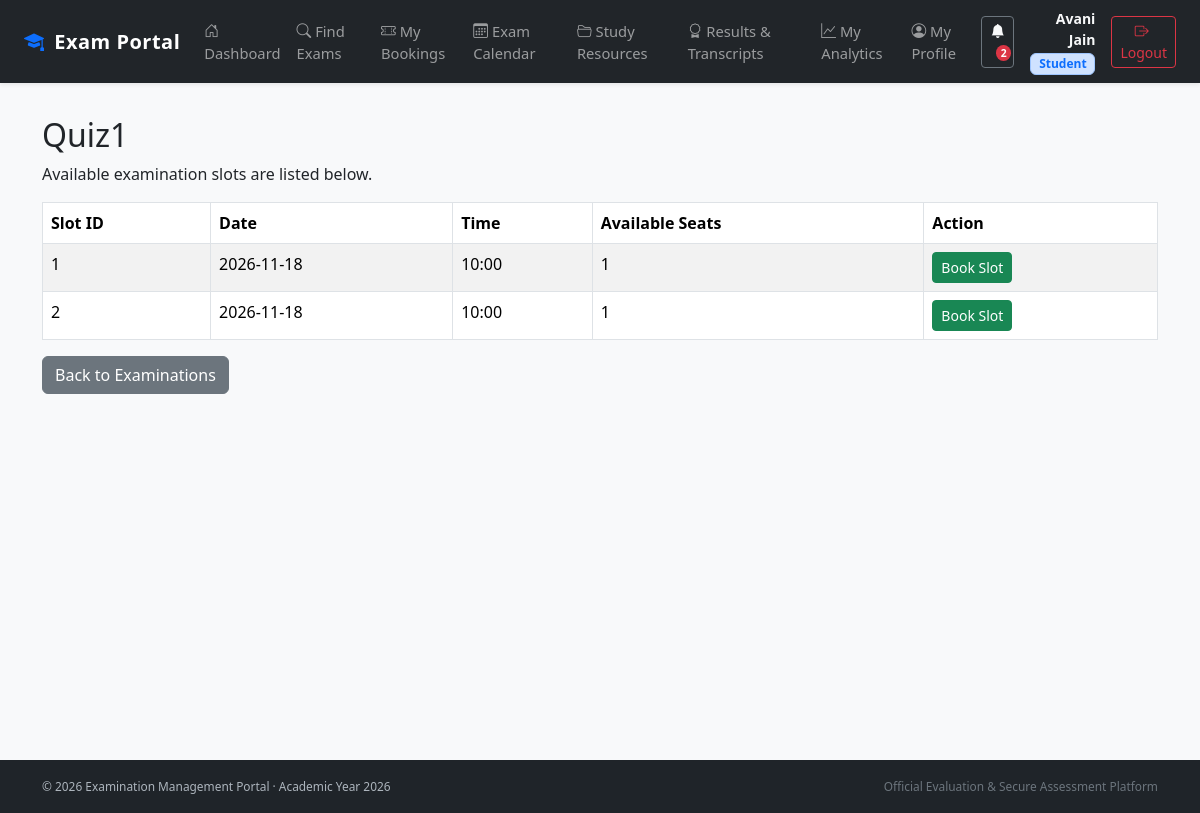
Page /student/examinations/1 (signed in) on the committed database.
### models.py (models this page shows, shortened)
class User(db.Model):
    id = db.Column(db.Integer, primary_key=True)
    name = db.Column(db.String(100), nullable=False)
    email = db.Column(db.String(100), unique=True, nullable=False)
    password_hash = db.Column(db.String(200), nullable=False)
    role = db.Column(db.String(20), nullable=False)
    is_approved = db.Column(db.Boolean, default=False)
    is_active = db.Column(db.Boolean, default=True)

class Examination(db.Model):
    id = db.Column(db.Integer, primary_key=True)
    name = db.Column(db.String(100), nullable=False)
    course_id = db.Column(
        db.Integer, db.ForeignKey("course.id"), nullable=False
    )
    status = db.Column(db.String(30), default="Draft")
    slot_creation_start = db.Column(db.String(30))
    slot_creation_end = db.Column(db.String(30))
    slot_creation_open = db.Column(db.Boolean, default=False)
    booking_open = db.Column(db.Boolean, default=False)
    booking_start = db.Column(db.String(30))
    booking_end = db.Column(db.String(30))
    slot_creation_override = db.Column(db.String(10), default=None)
    booking_override = db.Column(db.String(10), default=None)
    course = db.relationship("Course", backref="examinations")

class ExaminationSlot(db.Model):
    id = db.Column(db.Integer, primary_key=True)
    examination_id = db.Column(
        db.Integer, db.ForeignKey("examination.id"), nullable=False
    )
    examiner_id = db.Column(
        db.Integer, db.ForeignKey("user.id"), nullable=False
    )
    date = db.Column(db.String(20), nullable=False)
    time = db.Column(db.String(20), nullable=False)
    examination = db.relationship("Examination", backref="slots")
    examiner = db.relationship("User", backref="assigned_slots")
    capacity = db.Column(db.Integer, default=1)

### app.py (the view)
@app.route("/student/examinations/<int:examination_id>")
@role_required("Student")
def student_examination_slots(examination_id):
    examination = Examination.query.get_or_404(examination_id)
    slots = ExaminationSlot.query.filter_by(
        examination_id=examination_id
    ).filter(
        ExaminationSlot.date >= date.today().isoformat()
    ).all()
    available_slots = []
    for slot in slots:
        booked_count = Booking.query.filter_by(
            slot_id=slot.id,
            status="Booked"
        ).count()
        remaining_seats = slot.capacity - booked_count
        if remaining_seats > 0:
            available_slots.append({
                "slot": slot,
                "remaining_seats": remaining_seats
            })
    return render_template(
        "student_slots.html",
        examination=examination,
        available_slots=available_slots
    )

### app.py (called while the page is built)
@app.context_processor
def inject_global_data():
    unread_count = 0
    if "user_id" in session:
        try:
            unread_count = Notification.query.filter_by(
                user_id=session["user_id"], is_read=False
            ).count()
        except Exception:
            pass
    return dict(unread_notifications_count=unread_count)

def role_required(required_role):
    def decorator(function):
        @wraps(function)
        def wrapper(*args, **kwargs):
            if "user_id" not in session:
                return redirect(url_for("login"))
            user = User.query.get(session["user_id"])
            if user is None or not user.is_active:
                session.clear()
                return redirect(url_for("login"))
            if user.role != required_role:
                abort(403)
            if user.role == "Examiner" and not user.is_approved:
                session.clear()
                return redirect(url_for("login"))
            return function(*args, **kwargs)
        return wrapper
    return decorator

### templates/student_slots.html
{% extends "base.html" %}
{% block content %}
<div class="container mt-4">
    <h2>{{ examination.name }}</h2>
    <p>Available examination slots are listed below.</p>
    {% if available_slots %}
    <div class="table-responsive">
        <table class="table table-bordered table-striped">
            <thead>
                <tr>
                    <th>Slot ID</th>
                    <th>Date</th>
                    <th>Time</th>
                    <th>Available Seats</th>
                    <th>Action</th>
                </tr>
            </thead>
            <tbody>
                {% for item in available_slots %}
                <tr>
                    <td>{{ item.slot.id }}</td>
                    <td>{{ item.slot.date }}</td>
                    <td>{{ item.slot.time }}</td>
                    <td>{{ item.remaining_seats }}</td>
                    <td>
                        <form method="POST"
                              action="{{ url_for(
                                  'student_book_slot',
                                  slot_id=item.slot.id
                              ) }}">
                            <button type="submit"
                                    class="btn btn-success btn-sm">
                                Book Slot
                            </button>
                        </form>
                    </td>
                </tr>
                {% endfor %}
            </tbody>
        </table>
    </div>
    {% else %}
        <p>No available slots for this examination.</p>
    {% endif %}
    <a href="{{ url_for('student_examinations') }}"
       class="btn btn-secondary">
        Back to Examinations
    </a>
</div>
{% endblock %}

### templates/base.html (shortened to what this page needs)
<!DOCTYPE html>
<html lang="en">
<head>
    <link href="https://cdn.jsdelivr.net/npm/bootstrap@5.3.3/dist/css/bootstrap.min.css" rel="stylesheet">
    <link href="https://cdn.jsdelivr.net/npm/bootstrap-icons@1.11.3/font/bootstrap-icons.min.css" rel="stylesheet">
</head>
<body>
    <nav class="navbar navbar-expand-xl navbar-dark bg-dark fixed-top shadow-sm">
        <div class="container-fluid px-3 px-lg-4">
            <a class="navbar-brand text-white" href="{% if session.get('user_role') == 'Admin' %}{{ url_for('admin_dashboard') }}{% elif session.get('user_role') == 'Examiner' %}{{ url_for('examiner_dashboard') }}{% elif session.get('user_role') == 'Student' %}{{ url_for('student_dashboard') }}{% else %}{{ url_for('login') }}{% endif %}">
                <i class="bi bi-mortarboard-fill me-1 text-primary"></i> Exam Portal
            </a>
            <div class="collapse navbar-collapse" id="navbarNav">
                <ul class="navbar-nav me-auto mb-2 mb-xl-0">
                    {% if session.get("user_role") == "Admin" %}
                        <li class="nav-item">
                            <a class="nav-link" href="{{ url_for('admin_dashboard') }}"><i class="bi bi-speedometer2 me-1"></i>Dashboard</a>
                        </li>
                        <li class="nav-item">
                            <a class="nav-link" href="{{ url_for('courses') }}"><i class="bi bi-book me-1"></i>Courses</a>
                        </li>
                        <li class="nav-item">
                            <a class="nav-link" href="{{ url_for('examinations') }}"><i class="bi bi-clipboard2-check me-1"></i>Examinations</a>
                        </li>
                        <li class="nav-item">
                            <a class="nav-link" href="{{ url_for('admin_slots') }}"><i class="bi bi-calendar-range me-1"></i>Slots</a>
                        </li>
                        <li class="nav-item">
                            <a class="nav-link" href="{{ url_for('admin_bookings') }}"><i class="bi bi-journal-bookmark me-1"></i>Bookings</a>
                        </li>
                        <li class="nav-item">
                            <a class="nav-link" href="{{ url_for('admin_users') }}"><i class="bi bi-people me-1"></i>Students & Users</a>
                        </li>
                        <li class="nav-item">
                            <a class="nav-link" href="{{ url_for('admin_examiner_analytics') }}"><i class="bi bi-person-check me-1"></i>Examiner Tracking</a>
                        </li>
                        <li class="nav-item">
                            <a class="nav-link" href="{{ url_for('performance_analytics') }}"><i class="bi bi-graph-up-arrow me-1"></i>Analytics</a>
                        </li>
                        <li class="nav-item">
                            <a class="nav-link" href="{{ url_for('admin_announcements') }}"><i class="bi bi-megaphone me-1"></i>Announcements</a>
                        </li>
                    {% elif session.get("user_role") == "Student" %}
                        <li class="nav-item">
                            <a class="nav-link" href="{{ url_for('student_dashboard') }}"><i class="bi bi-house-door me-1"></i>Dashboard</a>
                        </li>
                        <li class="nav-item">
                            <a class="nav-link" href="{{ url_for('student_examinations') }}"><i class="bi bi-search me-1"></i>Find Exams</a>
                        </li>
                        <li class="nav-item">
                            <a class="nav-link" href="{{ url_for('student_bookings') }}"><i class="bi bi-ticket-perforated me-1"></i>My Bookings</a>
                        </li>
                        <li class="nav-item">
                            <a class="nav-link" href="{{ url_for('student_calendar') }}"><i class="bi bi-calendar3 me-1"></i>Exam Calendar</a>
                        </li>
                        <li class="nav-item">
                            <a class="nav-link" href="{{ url_for('student_resources') }}"><i class="bi bi-folder2-open me-1"></i>Study Resources</a>
                        </li>
                        <li class="nav-item">
                            <a class="nav-link" href="{{ url_for('student_results') }}"><i class="bi bi-award me-1"></i>Results & Transcripts</a>
                        </li>
                        <li class="nav-item">
                            <a class="nav-link" href="{{ url_for('performance_analytics') }}"><i class="bi bi-graph-up me-1"></i>My Analytics</a>
                        </li>
                        <li class="nav-item">
                            <a class="nav-link" href="{{ url_for('student_profile') }}"><i class="bi bi-person-circle me-1"></i>My Profile</a>
                        </li>
                    {% endif %}
                </ul>
                {% if session.get("user_id") %}
                    <div class="d-flex align-items-center gap-3">
                        <a href="{{ url_for('notifications') }}" class="btn btn-outline-secondary btn-sm position-relative text-light" title="Notification Centre">
                            <i class="bi bi-bell-fill"></i>
                            {% if unread_notifications_count and unread_notifications_count > 0 %}
                                <span class="badge bg-danger badge-notification">{{ unread_notifications_count }}</span>
                            {% endif %}
                        </a>
                        <div class="text-light d-none d-md-block text-end">
                            <div class="small fw-semibold">{{ session.get("user_name") }}</div>
                            <span class="badge bg-primary-subtle text-primary border border-primary-subtle">{{ session.get("user_role") }}</span>
                        </div>
                        <a href="{{ url_for('logout') }}" class="btn btn-outline-danger btn-sm" title="Log out of system">
                            <i class="bi bi-box-arrow-right me-1"></i>Logout
                        </a>
                    </div>
                {% else %}
                    <div class="d-flex gap-2">
                        <a href="{{ url_for('login') }}" class="btn btn-outline-light btn-sm">Login</a>
                        <a href="{{ url_for('register') }}" class="btn btn-primary btn-sm">Register</a>
                    </div>
                {% endif %}
            </div>
        </div>
    </nav>
    <main class="py-3">
        {% block content %}{% endblock %}
    </main>
    <footer class="text-center no-print">
        <div class="container">
            <div class="d-flex justify-content-between align-items-center flex-wrap small">
                <span>&copy; {{ 2026 }} Examination Management Portal &middot; Academic Year 2026</span>
                <span class="text-secondary">Official Evaluation & Secure Assessment Platform</span>
            </div>
        </div>
    </footer>
</body>
</html>

### templates/base.html (style rules this page uses)
body { padding-top: 60px; background-color: #f8f9fa; }
.navbar-brand { font-weight: 700; letter-spacing: 0.5px; }
.nav-link { font-weight: 500; font-size: 0.92rem; }
main { min-height: calc(100vh - 60px - 56px); }
footer { background: #1f2429; color: #adb5bd; padding: 1.1rem 0; font-size: 0.85rem; }
.badge-notification { position: absolute; top: -4px; right: -6px; font-size: 0.65rem; border-radius: 50%; padding: 0.25em 0.45em; }

### rows in the picture
User: get "Avani Jain", get "Student"
Examination: name "Quiz1"
ExaminationSlot: slot.id "1", slot "2026-11-18", slot.time "10:00"
ExaminationSlot: slot.id "2", slot "2026-11-18", slot.time "10:00"

### other values in the picture
{{ unread_notifications_count }} "2"
{{ item.remaining_seats }} "1" "1"
{{ 2026 }} "2026"
